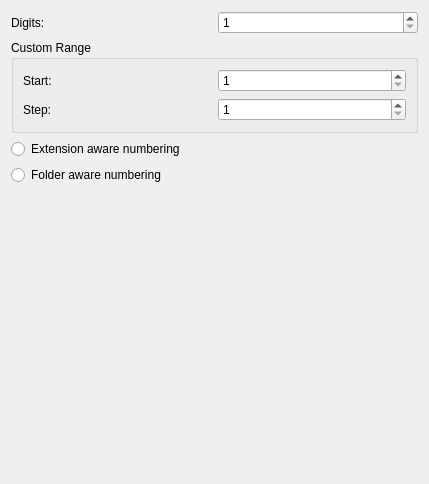
<?xml version="1.0" encoding="UTF-8"?>
<ui version="4.0">
 <class>SequenceNumberOptionDialogWidget</class>
 <widget class="QWidget" name="SequenceNumberOptionDialogWidget">
  <property name="geometry">
   <rect>
    <x>0</x>
    <y>0</y>
    <width>429</width>
    <height>484</height>
   </rect>
  </property>
  <layout class="QVBoxLayout" name="verticalLayout_2">
   <item>
    <layout class="QHBoxLayout" name="horizontalLayout_3">
     <item>
      <widget class="QLabel" name="label">
       <property name="text">
        <string comment="Number of digits ">Digits:</string>
       </property>
      </widget>
     </item>
     <item>
      <widget class="QSpinBox" name="digits">
       <property name="minimum">
        <number>1</number>
       </property>
       <property name="maximum">
        <number>100</number>
       </property>
       <property name="value">
        <number>1</number>
       </property>
      </widget>
     </item>
    </layout>
   </item>
   <item>
    <widget class="QGroupBox" name="groupBox">
     <property name="title">
      <string>Custom Range</string>
     </property>
     <layout class="QVBoxLayout" name="verticalLayout">
      <item>
       <layout class="QHBoxLayout" name="horizontalLayout">
        <item>
         <widget class="QLabel" name="label_2">
          <property name="text">
           <string comment="Start index for custom range">Start:</string>
          </property>
         </widget>
        </item>
        <item>
         <widget class="QSpinBox" name="start">
          <property name="minimum">
           <number>1</number>
          </property>
          <property name="maximum">
           <number>10000</number>
          </property>
          <property name="value">
           <number>1</number>
          </property>
         </widget>
        </item>
       </layout>
      </item>
      <item>
       <layout class="QHBoxLayout" name="horizontalLayout_2">
        <item>
         <widget class="QLabel" name="label_3">
          <property name="text">
           <string comment="stepping for custom range">Step:</string>
          </property>
         </widget>
        </item>
        <item>
         <widget class="QSpinBox" name="step">
          <property name="minimum">
           <number>1</number>
          </property>
          <property name="maximum">
           <number>1000</number>
          </property>
          <property name="value">
           <number>1</number>
          </property>
         </widget>
        </item>
       </layout>
      </item>
     </layout>
    </widget>
   </item>
   <item>
    <widget class="QRadioButton" name="extensionAware">
     <property name="text">
      <string>Extension aware numbering</string>
     </property>
    </widget>
   </item>
   <item>
    <widget class="QRadioButton" name="folderAware">
     <property name="text">
      <string>Folder aware numbering</string>
     </property>
    </widget>
   </item>
   <item>
    <spacer name="verticalSpacer">
     <property name="orientation">
      <enum>Qt::Vertical</enum>
     </property>
     <property name="sizeHint" stdset="0">
      <size>
       <width>20</width>
       <height>0</height>
      </size>
     </property>
    </spacer>
   </item>
  </layout>
 </widget>
 <resources/>
 <connections/>
</ui>
